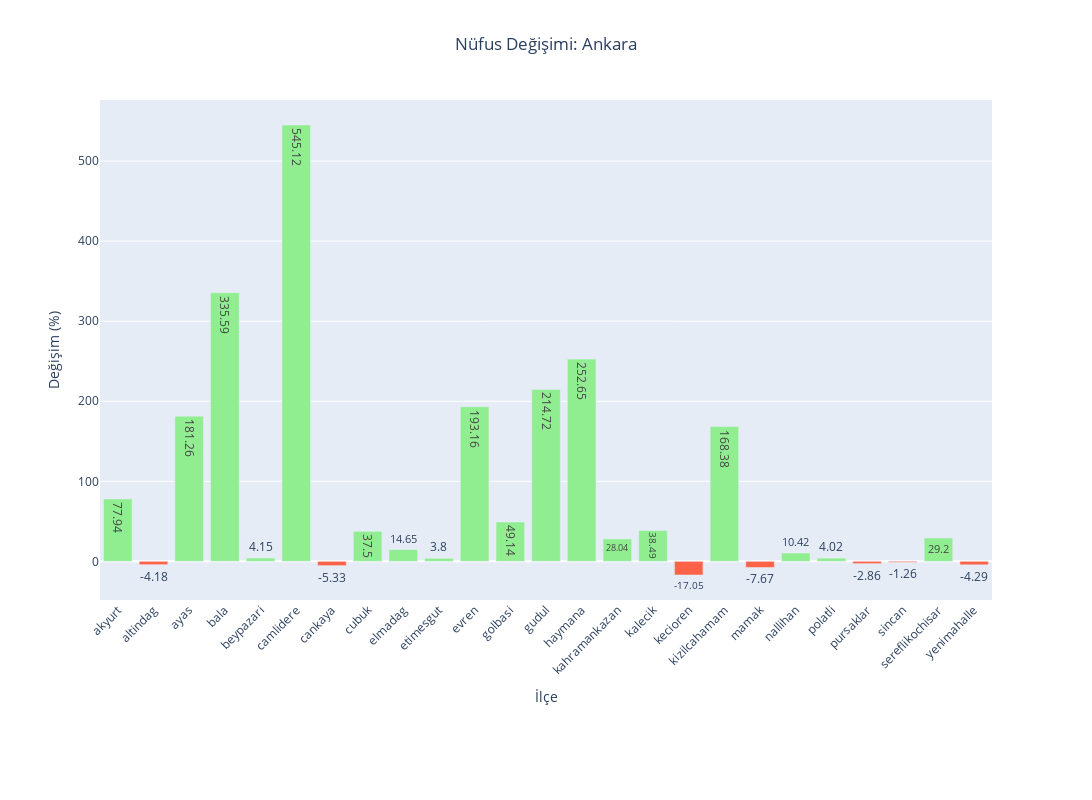

Notebook code for this chart:
### Code cell
import pandas as pd
import plotly.graph_objects as go

city_code=6
# Sample data
df_filtered = df6[df6["il kayit no"]==city_code]
colors = ['lightgreen' if x > 0 else 'tomato' for x in df_filtered['artis']]

# Create the bar chart
fig = go.Figure(
    data=[
        go.Bar(
            name="Population Change",
            x=df_filtered['ilçe'],
            y=df_filtered['artis'],
            text=df_filtered['artis'],
            textposition='auto',
            marker=dict(color=colors),
        )
    ]
)

# Update layout for the bar chart
fig.update_layout(
    title_text=f"Nüfus Değişimi: {city_code_map.get(city_code).capitalize()}",
    title_x=0.5,
    height=800,
    width=1200,
    margin=dict(t=100, b=200, l=100, r=100),
    title_xanchor="center",
    xaxis_title="İlçe",
    yaxis_title="Değişim (%)",
    xaxis=dict(tickangle=-45),
)

fig.show()

### Figure 1 — Plotly figure (JSON) as saved in the notebook; plotly's stock layout.template omitted (floating-point values rounded to 4 significant figures)
{"data": [{"marker": {"color": ["lightgreen", "tomato", "lightgreen", "lightgreen", "lightgreen", "lightgreen", "tomato", "lightgreen", "lightgreen", "lightgreen", "lightgreen", "lightgreen", "lightgreen", "lightgreen", "lightgreen", "lightgreen", "tomato", "lightgreen", "tomato", "lightgreen", "lightgreen", "tomato", "tomato", "lightgreen", "tomato"]}, "name": "Population Change", "text": [77.94, -4.18, 181.3, 335.6, 4.15, 545.1, -5.33, 37.5, 14.65, 3.8, 193.2, 49.14, 214.7, 252.7, 28.04, 38.49, -17.05, 168.4, -7.67, 10.42, 4.02, -2.86, -1.26, 29.2, -4.29], "textposition": "auto", "type": "bar", "x": ["akyurt", "altindag", "ayas", "bala", "beypazari", "camlidere", "cankaya", "cubuk", "elmadag", "etimesgut", "evren", "golbasi", "gudul", "haymana", "kahramankazan", "kalecik", "kecioren", "kizilcahamam", "mamak", "nallihan", "polatli", "pursaklar", "sincan", "sereflikochisar", "yenimahalle"], "y": [77.94, -4.18, 181.3, 335.6, 4.15, 545.1, -5.33, 37.5, 14.65, 3.8, 193.2, 49.14, 214.7, 252.7, 28.04, 38.49, -17.05, 168.4, -7.67, 10.42, 4.02, -2.86, -1.26, 29.2, -4.29]}], "layout": {"height": 800, "margin": {"b": 200, "l": 100, "r": 100, "t": 100}, "title": {"text": "Nüfus Değişimi: Ankara", "x": 0.5, "xanchor": "center"}, "width": 1200, "xaxis": {"tickangle": -45, "title": {"text": "İlçe"}}, "yaxis": {"title": {"text": "Değişim (%)"}}}}
